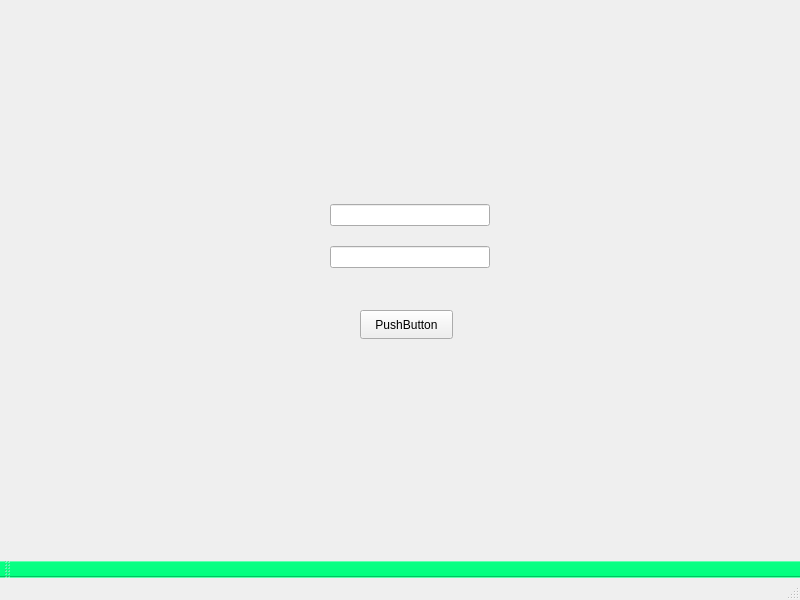
<?xml version="1.0" encoding="UTF-8"?>
<ui version="4.0">
 <class>MainWindow</class>
 <widget class="QMainWindow" name="MainWindow">
  <property name="geometry">
   <rect>
    <x>0</x>
    <y>0</y>
    <width>800</width>
    <height>600</height>
   </rect>
  </property>
  <property name="windowTitle">
   <string>MainWindow</string>
  </property>
  <widget class="QWidget" name="centralwidget">
   <widget class="QWidget" name="verticalLayoutWidget">
    <property name="geometry">
     <rect>
      <x>330</x>
      <y>190</y>
      <width>160</width>
      <height>94</height>
     </rect>
    </property>
    <layout class="QVBoxLayout" name="verticalLayout">
     <item>
      <widget class="QLineEdit" name="nameLineEdit">
       <property name="text">
        <string/>
       </property>
      </widget>
     </item>
     <item>
      <widget class="QLineEdit" name="surnameLineEdit"/>
     </item>
    </layout>
   </widget>
   <widget class="QPushButton" name="addClientButton">
    <property name="geometry">
     <rect>
      <x>360</x>
      <y>310</y>
      <width>93</width>
      <height>29</height>
     </rect>
    </property>
    <property name="text">
     <string>PushButton</string>
    </property>
   </widget>
  </widget>
  <widget class="QMenuBar" name="menubar">
   <property name="geometry">
    <rect>
     <x>0</x>
     <y>0</y>
     <width>800</width>
     <height>26</height>
    </rect>
   </property>
  </widget>
  <widget class="QStatusBar" name="statusbar"/>
  <widget class="QToolBar" name="toolBar">
   <property name="windowTitle">
    <string>toolBar</string>
   </property>
   <property name="styleSheet">
    <string notr="true">background-color: rgb(0, 255, 127);</string>
   </property>
   <attribute name="toolBarArea">
    <enum>BottomToolBarArea</enum>
   </attribute>
   <attribute name="toolBarBreak">
    <bool>false</bool>
   </attribute>
  </widget>
 </widget>
 <resources/>
 <connections/>
</ui>
